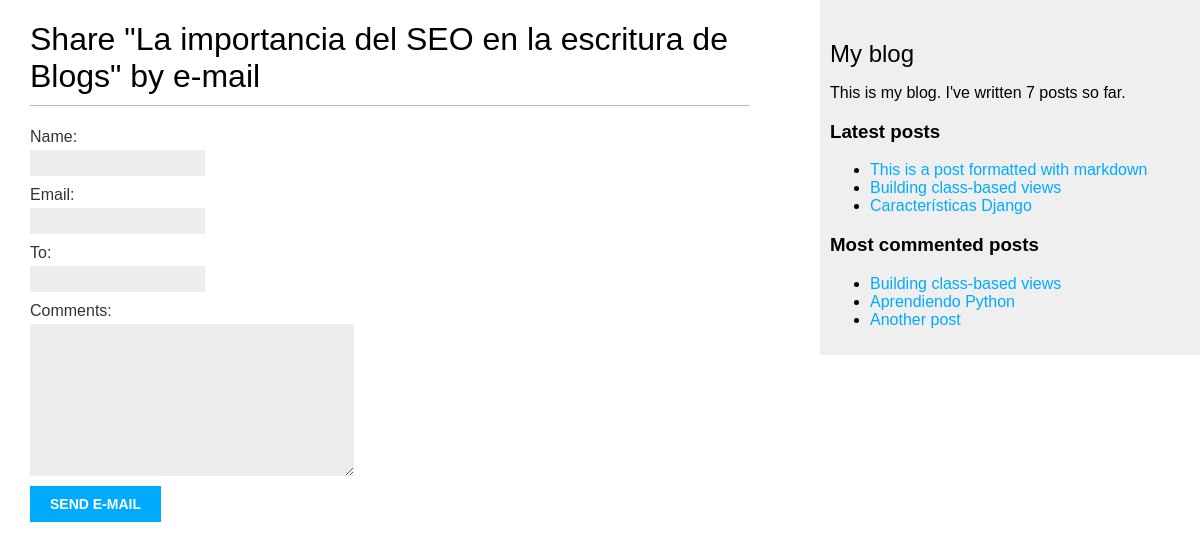
/blog/5/share/, run on the app's committed database.
### blog/models.py (models this page shows, shortened)
class Post(models.Model):
    class Status(models.TextChoices):
        DRAFT = 'DF', 'Draft'
        PUBLISHED = 'PB', 'Published'
    title = models.CharField(max_length = 250)
    slug = models.SlugField(max_length = 250,
                            unique_for_date = 'publish') # friendly URL
    author = models.ForeignKey(User, on_delete = models.CASCADE, related_name = 'blog_posts')
    body = models.TextField()
    publish = models.DateTimeField(default = timezone.now)
    created = models.DateTimeField(auto_now_add = True)
    updated = models.DateTimeField(auto_now = True)
    status = models.CharField(max_length = 2,
                            choices = Status.choices,
                            default = Status.DRAFT)
    tags = TaggableManager()
    objects = models.Manager() # The default manager.
    published = PublishedManager() # Our custom manager.
    class Meta:
        ordering = ['-publish']
        indexes = [
            models.Index(fields=['-publish']),
        ]
    def get_absolute_url(self):
        return reverse('blog:post_detail',
                       args=[self.publish.year,
                             self.publish.month,
                             self.publish.day,
                             self.slug])

### blog/views.py (the view)
def post_share(request, post_id):
    post = get_object_or_404(Post, id=post_id, status=Post.Status.PUBLISHED)
    sent = False
    if request.method == 'POST':
        form = EmailPostForm(request.POST)
        if form.is_valid():
            cd = form.cleaned_data
            post_url = request.build_absolute_uri(
            post.get_absolute_url())
            subject = f"{cd['name']} recommends you read " \
            f"{post.title}"
            message = f"Read {post.title} at {post_url}\n\n" \
            f"{cd['name']}\'s comments: {cd['comments']}"
            send_mail(subject, message, 'giraldosofia481@gmail.com',
            [cd['to']])
            sent = True
    else:
        form = EmailPostForm()
    return render(request, 'blog/post/share.html', {'post': post,
                                                    'form': form,
                                                    'sent': sent})

### blog/forms.py
class EmailPostForm(forms.Form):
    name = forms.CharField(max_length=25)
    email = forms.EmailField()
    to = forms.EmailField()
    comments = forms.CharField(required=False,
    widget=forms.Textarea)

### blog/models.py (called while the page is built)
    def get_queryset(self):
        return super().get_queryset()\
                     .filter(status=Post.Status.PUBLISHED)

### blog/templatetags/blog_tags.py (called while the page is built)
@register.simple_tag
def total_posts():
    return Post.published.count()

@register.simple_tag
def get_most_commented_posts(count=5):
    return Post.published.annotate(
            total_comments=Count('comments')
        ).order_by('-total_comments')[:count]

@register.inclusion_tag('blog/post/latest_posts.html')
def show_latest_posts(count=5):
    latest_posts = Post.published.order_by('-publish')[:count]
    return {'latest_posts': latest_posts}

### blog/templates/blog/post/share.html (shortened to what this page needs)
{% extends "blog/base.html" %}
{% block content %}
    {% if sent %}
    <h1>E-mail successfully sent</h1>
    <p>
        "{{ post.title }}" was successfully sent to {{ form.cleaned_data.to }}.
    </p>
    {% else %}
    <h1>Share "{{ post.title }}" by e-mail</h1>
    <form method="post">
        {{ form.as_p }}
        <input type="submit" value="Send e-mail">
    </form>
    {% endif %}
{% endblock %}

### blog/templates/blog/base.html (shortened to what this page needs)
{% load blog_tags %}
{% load static %}
<!DOCTYPE html>
<html>
<head>
  <link href="{% static "css/blog.css" %}" rel="stylesheet">
</head>
<body>
  <div id="content">
    {% block content %}
    {% endblock %}
  </div>
  <div id="sidebar">
    <h2>My blog</h2>
    <p>
      This is my blog.
      I've written {% total_posts %} posts so far.
    </p>
    <h3>Latest posts</h3>
    {% show_latest_posts 3 %}
    <h3>Most commented posts</h3>
    {% get_most_commented_posts 3 as most_commented_posts %}
    <ul>
      {% for post in most_commented_posts %}
        <li>
          <a href="{{ post.get_absolute_url }}">
            {{ post.title }}
          </a>
        </li>
      {% endfor %}
    </ul>
  </div>
</body>
</html>

### blog/templates/blog/post/latest_posts.html
<ul>
    {% for post in latest_posts %}
        <li>
            <a href="{{ post.get_absolute_url }}">{{ post.title }}</a>
        </li>
    {% endfor %}
</ul>

### blog/static/css/blog.css (style rules this page uses)
body { margin:0; padding:0; font-family:helvetica, sans-serif; }
a { color:#00abff; text-decoration:none; }
h1 { font-weight:normal; border-bottom:1px solid #bbb; padding:0 0 10px 0; }
h2 { font-weight:normal; margin:30px 0 0; }
#content { float:left; width:60%; padding:0 0 0 30px; }
#sidebar { float:right; width:30%; padding:10px; background:#efefef; height:100%; }
label { float:left; clear:both; color:#333; margin-bottom:4px; }
input, textarea { clear:both; float:left; margin:0 0 10px; background:#ededed; border:0; padding:6px 10px; font-size:12px; }
input[type=submit] { font-weight:bold; background:#00abff; color:#fff; padding:10px 20px; font-size:14px; text-transform:uppercase; }

### data on the page
Post: title "La importancia del SEO en la escritura de Blogs"
Post: title "This is a post formatted with markdown"
Post: title "Building class-based views"
Post: title "Características Django"
Post: title "Aprendiendo Python"
Post: title "Another post"
